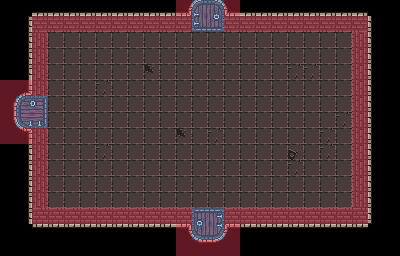

Tiled map render using the project's own tile images. Description and the map definition, with tile-layer contents summarised, below:
An orthogonal 25x16 tile map with 16x16 px tiles, 3 tile layers (Tile Layer 1, wall meta, door meta), 2 tilesets.

<map version="1.8" tiledversion="1.8.4" orientation="orthogonal" renderorder="right-down" width="25" height="16" tilewidth="16" tileheight="16" infinite="0" nextlayerid="5" nextobjectid="1">
 <tileset firstgid="1" source="0x72_DungeonTilesetII_v1.4.tsx" />
 <tileset firstgid="1025" source="MetaSet.tsx" />
 <layer id="1" name="Tile Layer 1" width="25" height="16">
  <data>[400 cells, 353 non-empty, 17 distinct tile ids]</data>
 </layer>
 <layer id="3" name="wall meta" width="25" height="16" opacity="0.4">
  <data>[400 cells, 72 non-empty, 1 distinct tile ids]</data>
 </layer>
 <layer id="4" name="door meta" width="25" height="16" opacity="0.4">
  <data>[400 cells, 12 non-empty, 1 distinct tile ids]</data>
 </layer>
</map>
